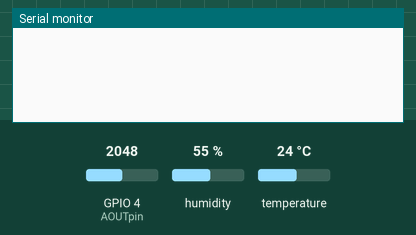
A sketch run on a simulated ESP32. Shown: the last lines printed to the serial monitor. The inputs (shaded band) are chosen by the test bench; at power-on: humidity 55 %, temperature 24 °C, GPIO 4 (AOUTpin) = 2048. WiFi joins after 1.5 s; servers stay silent unless stated.

Above: at 3.0 s.
3.1 s: humidity set to 22 %
At 8.0 s:
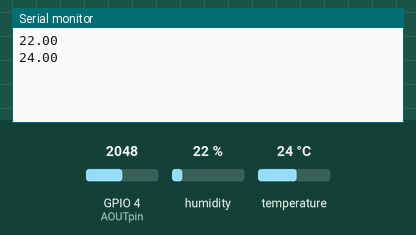
8.3 s: temperature set to 12 °C
9.8 s: humidity set to 40 %
At 13.1 s:
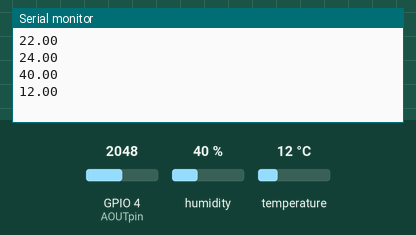
Timing chart, 0 to 14.6 s (numbered marks = the images above; inputs shaded):
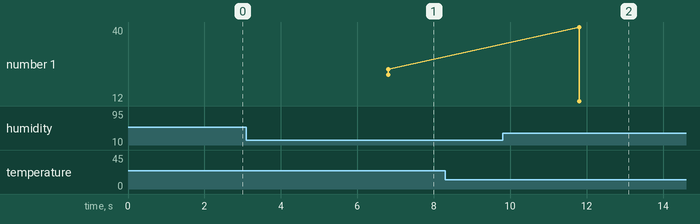

Measured:
- after the input at 3.1 s, the serial monitor: prints a new line after 3.7 s (image 1)
- after the input at 9.8 s, the serial monitor: prints a new line after 2.0 s (image 2)

The sketch:

blynk_dht_test.ino
```cpp
#define BLYNK_PRINT Serial
#include <WiFi.h>
#include <WiFiClient.h>
#include <BlynkSimpleEsp32.h>

#include <DHT.h>      // including the library of DHT11 temperature and humidity sensor
#define DHTTYPE DHT22   // DHT 22
#define dht_dpin 5
DHT dht(dht_dpin, DHTTYPE);

const int AOUTpin=4;
const int DOUTpin=18;
int value;

char auth[] = "kEJ1mtKZHKFW465O3S9e5HqbObYMCVHH";
char ssid[] = "aff";
char pass[] = "affrielya";
int flag=0;

BlynkTimer timer;

void myTimerEvent()
{
  // You can send any value at any time.
  // Please don't send more that 10 values per second.
  //Blynk.virtualWrite(V5, millis() / 1000);

  dht.begin();
  float h = dht.readHumidity();
  float t = dht.readTemperature();
  float g = 20;
  Serial.println(h);
  Serial.println(t);
  delay(100);

  Blynk.virtualWrite(V4, t);
  Blynk.virtualWrite(V5, h);
  Blynk.virtualWrite(V6, g);
  delay(100);

  value = analogRead(AOUTpin);
  delay(100);

  if (t>25 && h>50 && g>25 && flag==0) {
    Serial.println("Max safe temp and humid");
    Blynk.notify("Alert : Reach maximun safe temp and humid");
    Blynk.email("desy.bestari@gmail.com", "Subject: Monitoring Server", "Already reach maximun safe temp and humid");
    flag=1;
    delay(15000);
  }
  //else if (isButtonPressed==0)
  else
  {
    flag=0;
  }
}

void setup()
{
  // Debug console
  Serial.begin(9600);

  pinMode(DOUTpin, INPUT);
  Blynk.begin(auth, ssid, pass);

  // You can also specify server:
  //Blynk.begin(auth, ssid, pass, "blynk-cloud.com", 8442);
  //Blynk.begin(auth, ssid, pass, IPAddress(192,168,1,100), 8442);

  // Setup a function to be called every second
  pinMode(dht_dpin,INPUT_PULLUP);
  timer.setInterval(5000L, myTimerEvent);
}

void loop()
{
  Blynk.run();
  timer.run(); // Initiates BlynkTimer
}
```
